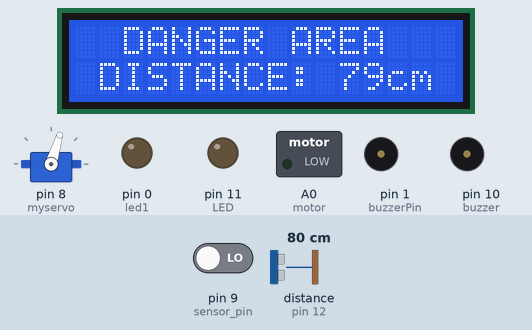
This sketch was run on a simulated Arduino Uno, built with avr-gcc and run on an emulated ATmega328P. Parts: servo, 16×2 character LCD, switched loads named in the sketch (green lamp = pin HIGH), output pins drawn as LEDs (lit = HIGH), buzzer (waves = sounding, pin HIGH). Wiring (inferred from the names in the program): ultrasonic range finder: trigger pin 13; echo pin 12. Inputs (shaded band) come from the test bench; at power-on: distance to the obstacle (sensor on pin 12) 80 cm, pin 9 (sensor_pin) LOW. The echo pulse lasts 58.3 µs per cm; pins used as bus, display or sensor lines are not drawn.

Above: at 1.2 s.
1.3 s: distance to the obstacle (sensor on pin 12) set to 11 cm
At 5.99 s:
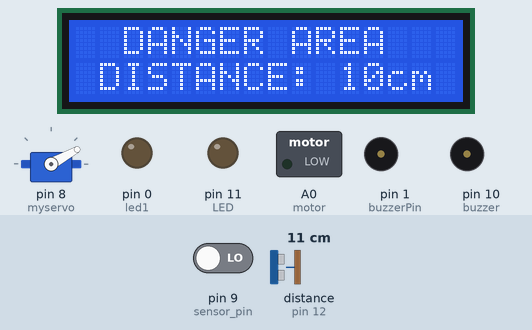
7.8 s: distance to the obstacle (sensor on pin 12) set to 8 cm
At 11.14 s:
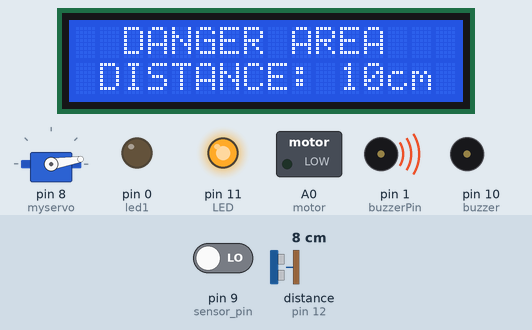
14.3 s: pin 9 (sensor_pin) driven HIGH
At 16.61 s:
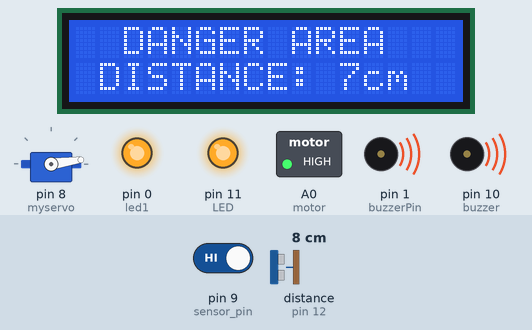
20.8 s: distance to the obstacle (sensor on pin 12) set to 18 cm
At 22.38 s:
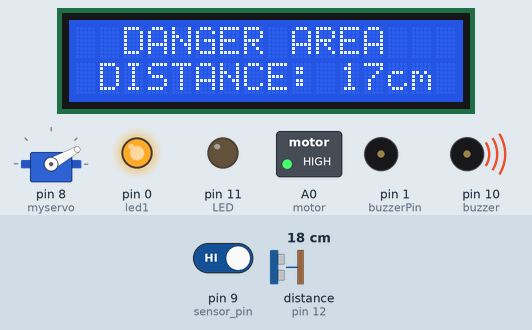
27.3 s: pin 9 (sensor_pin) driven LOW
At 28.14 s:
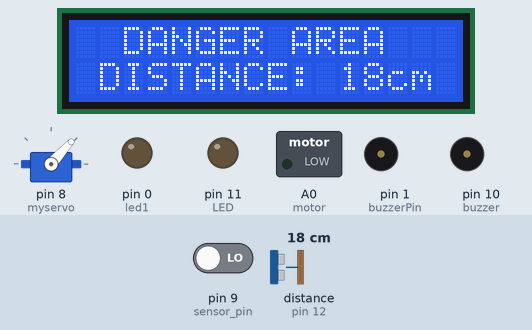
Timing chart, 0 to 34.8 s (numbered marks = the images above; inputs shaded):
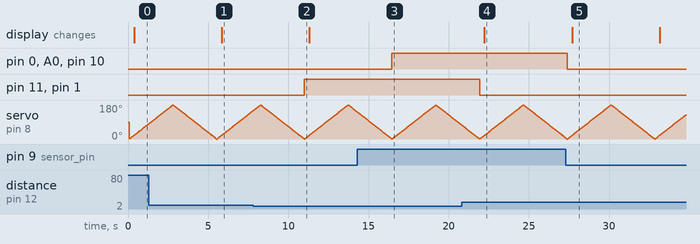

The sketch:

Marge_04_SonarServoSoilDoor.ino
```cpp
#include <LiquidCrystal.h>
#include <Servo.h>
Servo myservo;
LiquidCrystal LCD (7,6,5,4,3,2);
#define trigPin 13
#define echoPin 12
int pos = 0;
int LED = 11;
int buzzerPin = 1;
int buzzer= 10;
int led1 = 0;
int sensor_pin =9;
int motor= A0;

void setup()
{
myservo.attach(8);
pinMode(trigPin, OUTPUT);
pinMode(echoPin, INPUT);
pinMode(LED, OUTPUT);
pinMode(buzzerPin, OUTPUT);
pinMode (buzzer, OUTPUT);
pinMode (motor, OUTPUT);
pinMode (led1, OUTPUT);
pinMode(sensor_pin, INPUT);
analogReference(DEFAULT);

LCD.begin(16,2);
LCD.setCursor(2,0);
LCD.print("DANGER AREA");
}


void loop() {

long duration, distance;
digitalWrite(trigPin, LOW);
delayMicroseconds(2);
digitalWrite(trigPin, HIGH);
delayMicroseconds(10);
digitalWrite(trigPin, LOW);
duration = pulseIn(echoPin, HIGH);
distance = (duration/2) / 29.1;


LCD.setCursor(0,1);
LCD.print("                    ");
LCD.setCursor(1,1);
LCD.print("DISTANCE:");
LCD.setCursor(11,1);
LCD.print(distance);
LCD.print("cm");

if( distance <= 8 )
{
digitalWrite(LED,HIGH);
digitalWrite(buzzerPin,HIGH);
}
else
{
digitalWrite(LED,LOW);
digitalWrite(buzzerPin,LOW);
}

for (pos = 0; pos <= 180; pos += 1) {
    // in steps of 1 degree
    myservo.write(pos);
    delay(15);
  }
  for (pos = 180; pos >= 0; pos -= 1) {
    myservo.write(pos);
    delay(15);
  }

     if(digitalRead(sensor_pin) == HIGH)
  {
    digitalWrite(led1, HIGH);
    digitalWrite(buzzer, HIGH);
    digitalWrite(motor,HIGH);
  }
  else
  {
    digitalWrite(led1, LOW);
    digitalWrite(buzzer, LOW);
    digitalWrite(motor, LOW);
  }
}
```

Measured:
- the behaviour switches between 10 and 9 cm on distance to the obstacle (sensor on pin 12) (found by bisection; images 1 and 2)
- after the input at 1.3 s, the display: changes after 4.5 s (image 1)
- after the input at 7.8 s, pin 11 (LED), pin 1 (buzzerPin): LOW → HIGH after 3.2 s
- after the input at 14.3 s, pin 0 (led1), A0 (motor), pin 10 (buzzer): LOW → HIGH after 2.2 s
- after the input at 20.8 s, pin 11 (LED), pin 1 (buzzerPin): HIGH → LOW after 1.1 s; the display: changes after 1.4 s (image 4)
- after the input at 27.3 s, pin 0 (led1), A0 (motor), pin 10 (buzzer): HIGH → LOW after 0.09 s; the display: changes after 0.40 s (image 5)
